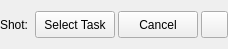
<?xml version="1.0" encoding="UTF-8"?>
<ui version="4.0">
 <class>BrowseTasksSmall</class>
 <widget class="QWidget" name="BrowseTasksSmall">
  <property name="geometry">
   <rect>
    <x>0</x>
    <y>0</y>
    <width>220</width>
    <height>49</height>
   </rect>
  </property>
  <property name="windowTitle">
   <string>Form</string>
  </property>
  <layout class="QVBoxLayout" name="verticalLayout">
   <property name="spacing">
    <number>3</number>
   </property>
   <property name="margin">
    <number>0</number>
   </property>
   <item>
    <layout class="QHBoxLayout" name="horizontalLayout" stretch="2,4,4,0">
     <item>
      <widget class="QLabel" name="shotLabel">
       <property name="maximumSize">
        <size>
         <width>75</width>
         <height>16777215</height>
        </size>
       </property>
       <property name="text">
        <string>Shot: </string>
       </property>
      </widget>
     </item>
     <item>
      <widget class="QPushButton" name="browseTasksButton">
       <property name="minimumSize">
        <size>
         <width>0</width>
         <height>27</height>
        </size>
       </property>
       <property name="maximumSize">
        <size>
         <width>16777215</width>
         <height>27</height>
        </size>
       </property>
       <property name="text">
        <string>Select Task</string>
       </property>
      </widget>
     </item>
     <item>
      <widget class="QPushButton" name="cancelButton">
       <property name="enabled">
        <bool>true</bool>
       </property>
       <property name="minimumSize">
        <size>
         <width>0</width>
         <height>27</height>
        </size>
       </property>
       <property name="maximumSize">
        <size>
         <width>16777215</width>
         <height>27</height>
        </size>
       </property>
       <property name="text">
        <string>Cancel</string>
       </property>
      </widget>
     </item>
     <item>
      <widget class="QPushButton" name="homeButton">
       <property name="minimumSize">
        <size>
         <width>27</width>
         <height>27</height>
        </size>
       </property>
       <property name="maximumSize">
        <size>
         <width>16777215</width>
         <height>27</height>
        </size>
       </property>
       <property name="text">
        <string/>
       </property>
       <property name="icon">
        <iconset resource="BrowseTasksSmall.qrc">
         <normaloff>:/home.png</normaloff>:/home.png</iconset>
       </property>
       <property name="iconSize">
        <size>
         <width>18</width>
         <height>18</height>
        </size>
       </property>
      </widget>
     </item>
    </layout>
   </item>
  </layout>
 </widget>
 <resources>
  <include location="BrowseTasksSmall.qrc"/>
 </resources>
 <connections>
  <connection>
   <sender>browseTasksButton</sender>
   <signal>clicked()</signal>
   <receiver>BrowseTasksSmall</receiver>
   <slot>showHideTree()</slot>
   <hints>
    <hint type="sourcelabel">
     <x>110</x>
     <y>37</y>
    </hint>
    <hint type="destinationlabel">
     <x>299</x>
     <y>0</y>
    </hint>
   </hints>
  </connection>
  <connection>
   <sender>cancelButton</sender>
   <signal>clicked()</signal>
   <receiver>BrowseTasksSmall</receiver>
   <slot>closeTree()</slot>
   <hints>
    <hint type="sourcelabel">
     <x>185</x>
     <y>30</y>
    </hint>
    <hint type="destinationlabel">
     <x>468</x>
     <y>3</y>
    </hint>
   </hints>
  </connection>
  <connection>
   <sender>homeButton</sender>
   <signal>clicked()</signal>
   <receiver>BrowseTasksSmall</receiver>
   <slot>goHome()</slot>
   <hints>
    <hint type="sourcelabel">
     <x>205</x>
     <y>24</y>
    </hint>
    <hint type="destinationlabel">
     <x>221</x>
     <y>47</y>
    </hint>
   </hints>
  </connection>
 </connections>
 <slots>
  <slot>showHideTree()</slot>
  <slot>closeTree()</slot>
  <slot>goHome()</slot>
 </slots>
</ui>
